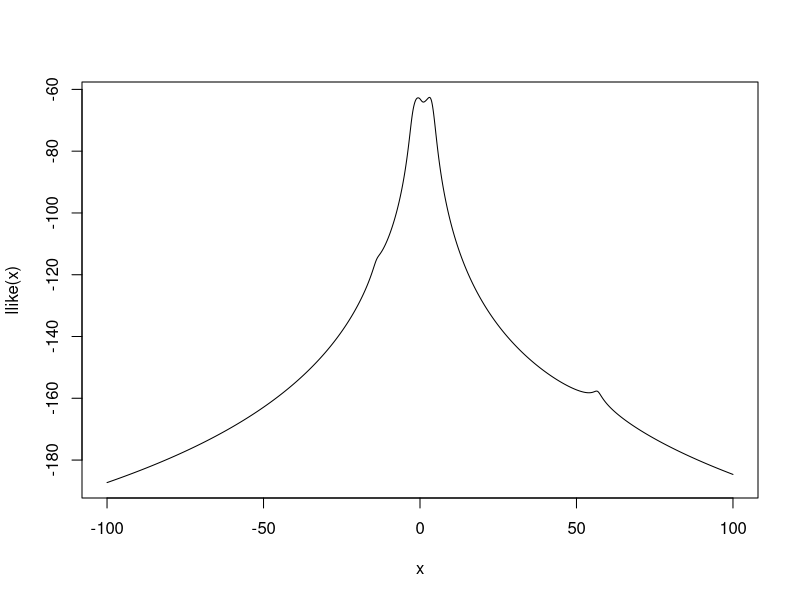
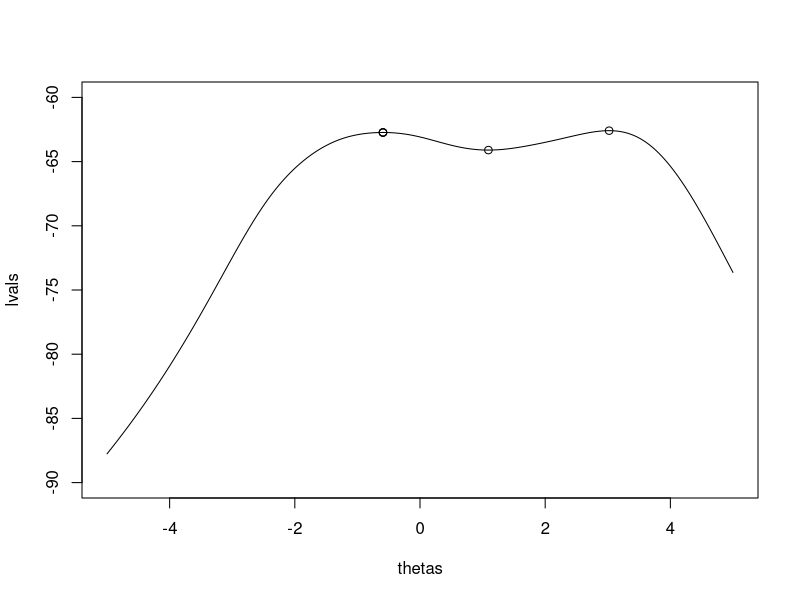
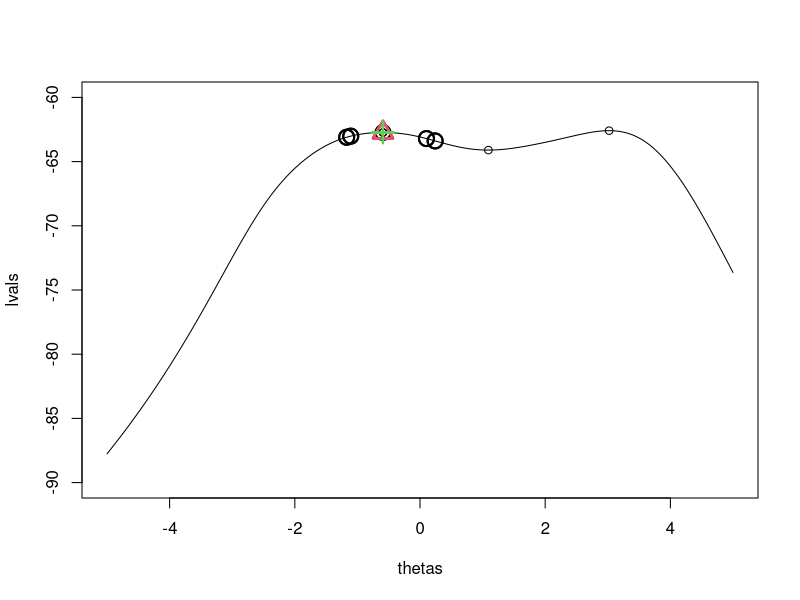
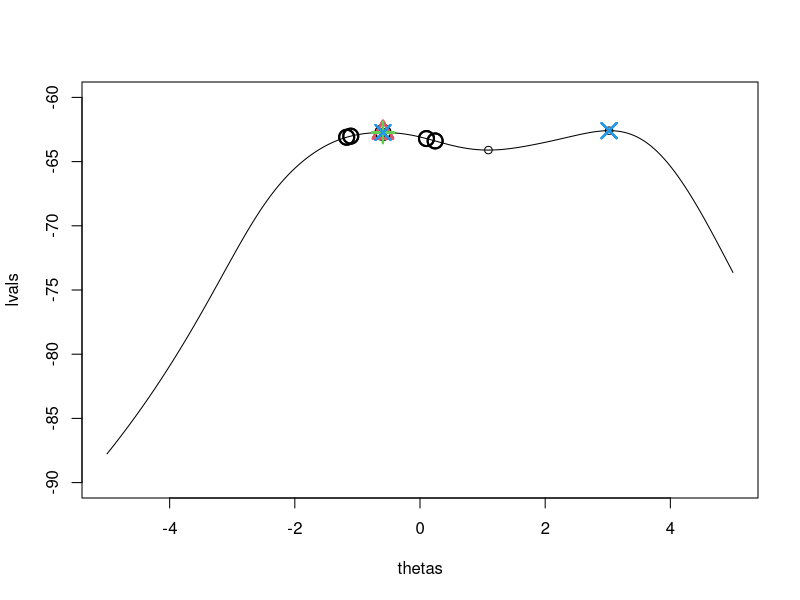
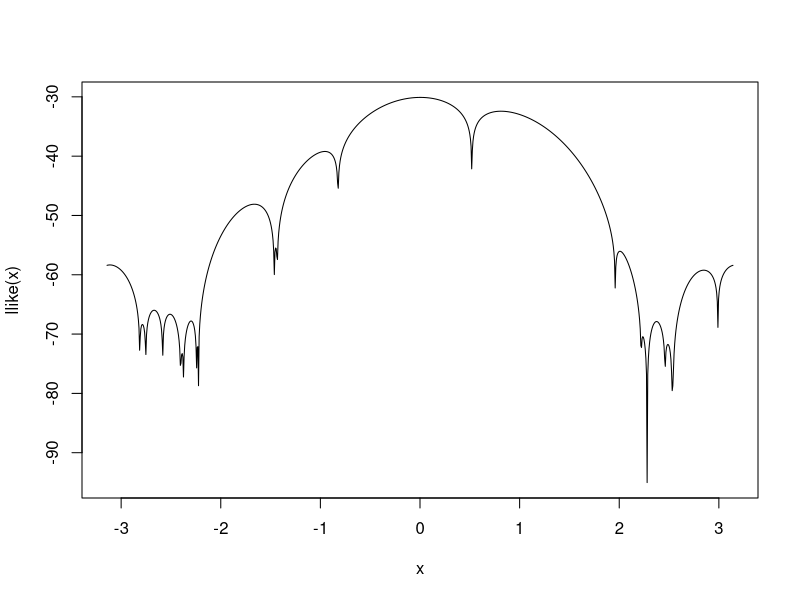
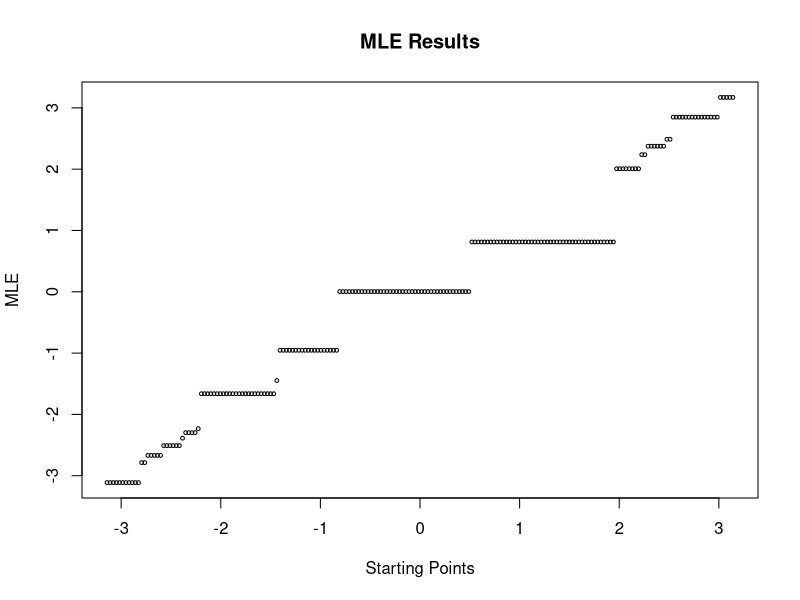
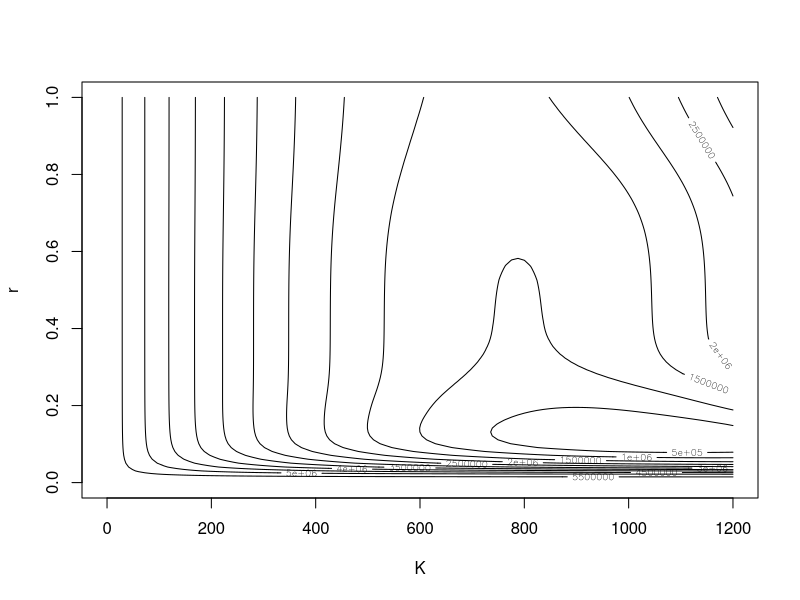

Here is the R script that generated these plots, in order:
## ---- chunk 1
rm(list=ls())
if (!require("knitr")) 
  install.packages("knitr",dependencies = TRUE) 

## specify global chunk options
knitr::opts_chunk$set(fig.width = 16, fig.height = 5, dpi = 300,
                      out.width = "90%", fig.align = "center")
## ---- chunk 2
###q1b
x <- c(1.77,-0.23,2.76,3.80,3.47,56.75,-1.34,4.24,-2.44,
       3.29,3.71,-2.40,4.53,-0.07,-1.05,-13.87,-2.53,-1.75)
#l(theta)
llikeli <- function(theta,x. = x){
  sum(-log(pi)-log(1+(x. - theta)^2))
}
llike <- Vectorize(llikeli)
#graph the log-likelihood function, limit from -100 to 100
curve(llike, from = -100, to = 100, n = 10000)
## ---- chunk 3
#l'(theta)
lp <- function(theta,x. = x){
  -2*sum((theta-x.)/(1+(theta-x.)^2))
}
#l''(theta)
lpp <- function(theta,x. = x)
{
  -2*sum((1-(theta-x.)^2)/((1+(theta-x.)^2)^2))
}

#starting points
startp <- c(-11, -1, 0, 1.5, 4, 4.7, 7, 8, 38)

thetas_1b <- rep(NA,length(startp))
counts_1b <- rep(NA,length(startp))
lvals_1b <- rep(NA,length(startp))

#Newton-Raphson method
for(i in 1:length(startp)){
  theta <- startp[i]
  count <- 0
  process <- TRUE
  while(process){
    l <- llikeli(theta, x. = x)
    l1 <- lp(theta, x. = x)
    l2 <- lpp(theta, x. = x)
    #theta_(t+1) = theta_t - l'(theta_t)/l''(theta_t)
    theta <- theta - l1/l2
    count <- count + 1
    #let l1 close to 0 and test less than 10000 times
    if(abs(l1) < 1e-6 | count == 10000)
      process = FALSE
  }
  thetas_1b[i] <- theta
  counts_1b[i] <- count
  lvals_1b[i] <- llikeli(theta, x. = x)
}
## ---- chunk 4
counts_1b
lvals_1b
#determine the range of the plot
llikeli(-5, x)
max(lvals_1b)

#plotting
plot(thetas_1b,lvals_1b, "p", xlim = c(-5, 5), 
     ylim = c(-90, -60), xlab = c("thetas"), ylab = c("lvals"))
curve(llike, from = -5, to = 5, n = 1000, add = TRUE)
## ---- chunk 5
#take sample mean as the start point
startpp <- mean(x)

thetas_1bb <- rep(NA,length(startpp))
counts_1bb <- rep(NA,length(startpp))
lvals_1bb <- rep(NA,length(startpp))

#Newton-Raphson method
for(i in 1:length(startpp)){
  theta <- startpp[i]
  count <- 0
  process <- TRUE
  while(process){
    l <- llikeli(theta, x. = x)
    l1 <- lp(theta, x. = x)
    l2 <- lpp(theta, x. = x)
    #theta_(t+1) = theta_t - l'(theta_t)/l''(theta_t)
    theta <- theta - l1/l2
    count <- count + 1
    #let l1 close to 0 and test less than 10000 times
    if(abs(l1) < 1e-6 | count == 10000)
      process = FALSE
  }
  thetas_1bb[i] <- theta
  counts_1bb[i] <- count
  lvals_1bb[i] <- llikeli(theta, x. = x)
}
## ---- chunk 6
counts_1bb
lvals_1bb
## ---- chunk 7
G <- function(theta, x. = x, alpha. = alpha){
  alpha * lp(theta, x. = x) + theta
}
alphas <- c(1, 0.64, 0.25)
thetas_1c <- matrix(NA,length(startp),length(alphas))
counts_1c <- matrix(NA,length(startp),length(alphas))
lvals_1c <- matrix(NA,length(startp),length(alphas))

#fixed-point iterations
for(j in 1:length(startp)){
  theta <- startp[j]
  for (k in 1:length(alphas)){
    alpha <- alphas[k]
    count <- 0
    process <- TRUE
    while(process){
      l1 <- lp(theta, x. = x)
      #G(x) = alpha * l'(theta) + theta
      theta <- G(theta, x. = x, alpha. = alpha)
      count <- count + 1
      #let l1 close to 0 and test less than 10000 times
      if(abs(l1) < 1e-6 | count == 10000){
        process = FALSE
        thetas_1c[j,k] <- theta
        counts_1c[j,k] <- count
        lvals_1c[j,k] <- llikeli(theta, x. = x)       
      }
    }
  }
}

row.names(thetas_1c) <- startp
row.names(counts_1c) <- startp
row.names(lvals_1c) <- startp
colnames(thetas_1c) <- alphas
colnames(counts_1c) <- alphas
colnames(lvals_1c) <- alphas
## ---- chunk 8
plot(thetas_1b,lvals_1b, "p", xlim = c(-5, 5), 
     ylim = c(-90, -60), xlab = c("thetas"), ylab = c("lvals"))
curve(llike, from = -5, to = 5, n = 1000, add = TRUE)
typ <- seq(1,length(alphas),1)
for (m in 1:length(typ)){
  points(thetas_1c[,m], lvals_1c[,m], pch=typ[m], col=typ[m], cex=2, lwd=2)
}
## ---- chunk 9
#I(theta) = n/2
I <- length(x)/2

thetas_1d <- rep(NA,length(startp))
counts_1d <- rep(NA,length(startp))
lvals_1d <- rep(NA,length(startp))

#fisher scoring
for(n in 1:length(startp)){
  theta <- startp[n]
  count <- 0
  process <- TRUE
  while(process){
    l1 <- lp(theta, x. = x)
    #theta_(t+1) = theta_t - l'(theta_t)/l''(theta_t)
    theta <- theta + l1/I
    count <- count + 1
    #let l1 close to 0 and test less than 10 times
    if(abs(l1) < 1e-6 | count == 10000)
      process = FALSE
  }
  thetas_1d[n] <- theta
  counts_1d[n] <- count
  lvals_1d[n] <- llikeli(theta, x. = x)
}

#then using newton raaphson method
thetas_1dn <- rep(NA,length(startp))
counts_1dn <- rep(NA,length(startp))
lvals_1dn <- rep(NA,length(startp))

for(i in 1:length(startp)){
  theta <- thetas_1d[i]
  count <- 0
  process <- TRUE
  while(process){
    l <- llikeli(theta, x. = x)
    l1 <- lp(theta, x. = x)
    l2 <- lpp(theta, x. = x)
    #theta_(t+1) = theta_t - l'(theta_t)/l''(theta_t)
    theta <- theta - l1/l2
    count <- count + 1
    #let l1 close to 0 and test less than 10000 times
    if(abs(l1) < 1e-6 | count == 10000)
      process = FALSE
  }
  thetas_1dn[i] <- theta
  counts_1dn[i] <- count
  lvals_1dn[i] <- llikeli(theta, x. = x)
}
## ---- chunk 10
plot(thetas_1b,lvals_1b, "p", xlim = c(-5, 5), 
     ylim = c(-90, -60), xlab = c("thetas"), ylab = c("lvals"))
curve(llike, from = -5, to = 5, n = 1000, add = TRUE)
typ <- seq(1,length(alphas),1)
for (m in 1:length(typ)){
  points(thetas_1c[,m], lvals_1c[,m], pch=typ[m], col=typ[m], cex=2, lwd=2)
}
points(thetas_1dn,lvals_1dn, pch=length(typ)+1, col=length(typ)+1, cex=2, lwd=2)
## ---- chunk 11
counts_1b
knitr::kable(counts_1c)
counts_1d
## ---- chunk 12
thetas_1b
knitr::kable(thetas_1c)
thetas_1d
## ---- chunk 13
rm(list=ls())
x <- c(3.91, 4.85, 2.28, 4.06, 3.70, 4.04, 5.46, 3.53, 2.28, 1.96,
       2.53, 3.88, 2.22, 3.47, 4.82, 2.46, 2.99, 2.54, 0.52)

#l(theta)
llikeli <- function(theta,x. = x){
  sum(-log(2*pi)+log(1-cos(x. - theta)))
}
llike <- Vectorize(llikeli)
#graph the log-likelihood function, limit from -pi to pi
curve(llike, from = -pi, to = pi, n = 1000)
## ---- chunk 14
###q2b
estimator <-function(theta, xbar){
  pi+sin(theta)-xbar
}
print(root1<-uniroot(estimator,c(0,pi/2),xbar=mean(x))$root)

print(root2<-uniroot(estimator,c(pi/2,pi),xbar=mean(x))$root)
## ---- chunk 15
#starting points
startp <- c(root1, root2, -2.7, 2.7)
## ---- chunk 16
lp <- function(theta, x. = x){
  sum((sin(x-theta))/(1-cos(x-theta)))
}
lpp <- function(theta, x. = x){
  -sum(1/(cos(x-theta)-1))
  }

thetas_2cd <- rep(NA,length(startp))
counts_2cd <- rep(NA,length(startp))
lvals_2cd <- rep(NA,length(startp))

#Newton-Raphson method
for(i in 1:length(startp)){
  theta <- startp[i]
  count <- 0
  process <- TRUE
  while(process){
    l <- llikeli(theta, x. = x)
    l1 <- lp(theta, x. = x)
    l2 <- lpp(theta, x. = x)
    #theta_(t+1) = theta_t - l'(theta_t)/l''(theta_t)
    theta <- theta - l1/l2
    count <- count + 1
    #let l1 close to 0 and test less than 10000 times
    if(abs(l1) < 1e-6 | count == 10000)
      process = FALSE
  }
  thetas_2cd[i] <- theta
  counts_2cd[i] <- count
  lvals_2cd[i] <- llikeli(theta, x. = x)
}

thetas_2cd <- matrix(thetas_2cd, ncol = length(startp))
counts_2cd <- matrix(counts_2cd, ncol = length(startp))
lvals_2cd <- matrix(lvals_2cd, ncol = length(startp))
colnames(thetas_2cd) <- round(startp, digits = 2)
colnames(counts_2cd) <- round(startp, digits = 2)
colnames(lvals_2cd) <- round(startp, digits = 2)
## ---- chunk 17
knitr::kable(thetas_2cd)
knitr::kable(counts_2cd)
knitr::kable(lvals_2cd)
## ---- chunk 18
###q2e
#starting points
startp <- seq(-pi, pi, length.out = 200)

thetas_2e <- rep(NA,length(startp))
counts_2e <- rep(NA,length(startp))
lvals_2e <- rep(NA,length(startp))

#Newton-Raphson method
for(i in 1:length(startp)){
  theta <- startp[i]
  count <- 0
  process <- TRUE
  while(process){
    l <- llikeli(theta, x. = x)
    l1 <- lp(theta, x. = x)
    l2 <- lpp(theta, x. = x)
    #theta_(t+1) = theta_t - l'(theta_t)/l''(theta_t)
    theta <- theta - l1/l2
    count <- count + 1
    #let l1 close to 0 and test less than 10000 times
    if(abs(l1) < 1e-6 | count == 10000)
      process = FALSE
  }
  thetas_2e[i] <- theta
  counts_2e[i] <- count
  lvals_2e[i] <- llikeli(theta, x. = x)
}

thetas_2e <- matrix(thetas_2e, ncol = length(startp))
counts_2e <- matrix(counts_2e, ncol = length(startp))
lvals_2e <- matrix(lvals_2e, ncol = length(startp))
colnames(thetas_2e) <- round(startp, digits = 2)
colnames(counts_2e) <- round(startp, digits = 2)
colnames(lvals_2e) <- round(startp, digits = 2)
## ---- chunk 19
plot(startp, thetas_2e, main='MLE Results', cex = 0.5,
     ylab='MLE', xlab='Starting Points', pch = 1)
## ---- chunk 20
thetas_2ee <- as.data.frame(round(t(thetas_2e), digits = 2))
colnames(thetas_2ee) <- c("MLE")
uniq <- unique(thetas_2ee)
knitr::kable(uniq)
## ---- chunk 21
rm(list=ls())
beetles <- data.frame(
  days = c(0, 8, 28, 41, 63, 69, 97, 117, 135, 154),
  beetles = c(2, 47, 192, 256, 768, 896, 1120, 896, 1184, 1024))

errors <- rep(NA, nrow(beetles))

nls(beetles ~ (K*beetles[1])/(beetles[1]+(K-beetles[1])*exp(-r*days)), 
    start = list(K = 1000, r = 1), data = beetles, trace = TRUE)
## ---- chunk 22
###q3b
gnapp <- function(r, K){
  for (i in 1:nrow(beetles)){
    errors[i] <- (beetles$beetles[i] - (K * beetles$beetles[1]) /
                    (beetles$beetles[1] + (K - beetles$beetles[1])*exp(-r * beetles$days[i])))^2
  }
  return(sum(errors))
}

z <- matrix(0,100,100,byrow = TRUE)
for (i in 1:100){
  for(j in 1:100){
    K <- 0+12*j
    r <- 0+0.01*i
    z[j,i] <- gnapp(r, K)
  }
}

r <- seq(0,1,length.out = 100)
K <- seq(0,1200,length.out = 100)
contour(K,r,z, xlab = "K", ylab = "r")
## ---- chunk 23
###q3c
rm(list=ls())
l <- expression(
  log(1/(sqrt(2*pi)*sigma))-(log((2*2+2*(K-2)*exp(-r*0))/(2*K)))^2/(2*sigma^2)+
  log(1/(sqrt(2*pi)*sigma))-(log((2*47+47*(K-2)*exp(-r*8))/(2*K)))^2/(2*sigma^2)+
  log(1/(sqrt(2*pi)*sigma))-(log((2*192+192*(K-2)*exp(-r*28))/(2*K)))^2/(2*sigma^2)+
  log(1/(sqrt(2*pi)*sigma))-(log((2*256+256*(K-2)*exp(-r*41))/(2*K)))^2/(2*sigma^2)+
  log(1/(sqrt(2*pi)*sigma))-(log((2*768+768*(K-2)*exp(-r*63))/(2*K)))^2/(2*sigma^2)+
  log(1/(sqrt(2*pi)*sigma))-(log((2*896+896*(K-2)*exp(-r*69))/(2*K)))^2/(2*sigma^2)+
  log(1/(sqrt(2*pi)*sigma))-(log((2*1120+1120*(K-2)*exp(-r*97))/(2*K)))^2/(2*sigma^2)+
  log(1/(sqrt(2*pi)*sigma))-(log((2*896+896*(K-2)*exp(-r*117))/(2*K)))^2/(2*sigma^2)+
  log(1/(sqrt(2*pi)*sigma))-(log((2*1184+1184*(K-2)*exp(-r*135))/(2*K)))^2/(2*sigma^2)+
  log(1/(sqrt(2*pi)*sigma))-(log((2*1024+1024*(K-2)*exp(-r*154))/(2*K)))^2/(2*sigma^2))

lpk <- D(l,"K")
lpr <- D(l,"r")
lps <- D(l,"sigma")
lppkk <- D(D(l,"K"),"K")
lppkr <- D(D(l,"K"),"r")
lppks <- D(D(l,"K"),"sigma")
lpprr <- D(D(l,"r"),"r")
lpprs <- D(D(l,"r"),"sigma")
lppss <- D(D(l,"sigma"),"sigma")
## ---- chunk 24
krs <- matrix(c(1050, 0.12, 0.5))
row.names(krs) <- c("K", "r", "sigma")
knitr::kable(krs)
## ---- chunk 25
count <- 0
process <- TRUE
while(process){
  K <- krs[1]
  r <- krs[2]
  sigma <- krs[3]
  gp <- matrix(c(eval(lpk), eval(lpr), eval(lps)))
  gpt <- t(gp)
  M <- matrix(c(eval(lppkk),eval(lppkr),eval(lppks),eval(lppkr),eval(lpprr),
                eval(lpprs),eval(lppks),eval(lpprs),eval(lppss)),byrow=TRUE,nrow=3)
  Minv <- solve(M)
  krs <-  krs - Minv %*% gp
  count <- count + 1
  if(gpt%*%gp < 1e-6 | count == 1000)
    process = FALSE
}
count

knitr::kable(t(krs))
krss <- matrix(c(K,r,sigma^2), ncol = 3)
colnames(krss) <- c("K", "r", "sigma2")
knitr::kable(krss)
## ---- chunk 26
vari <- solve(-M)
colnames(vari) <- row.names(vari) <- c("K", "r", "sigma")
knitr::kable(vari)
